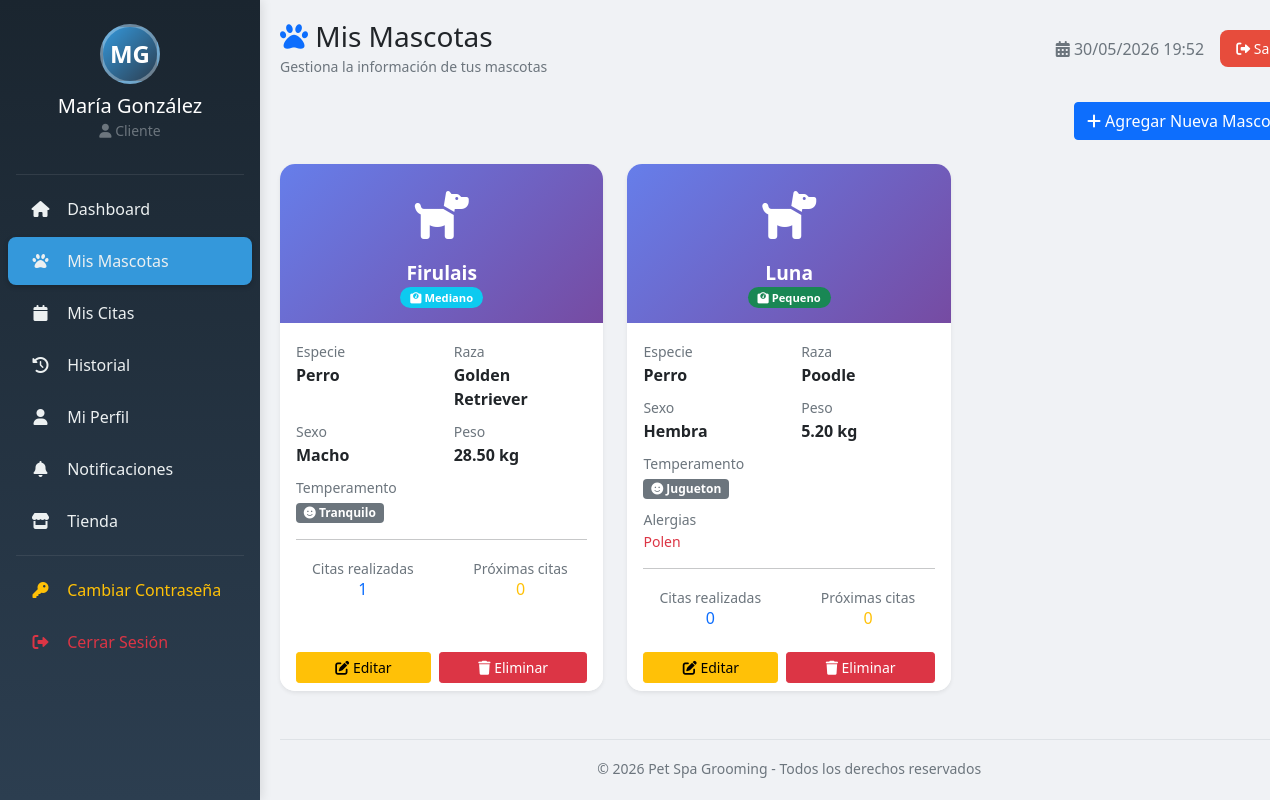
The app's page /cliente/mascotas.php (signed in) with its own data.
### tables this page shows
CREATE TABLE `clientes` (
  `id` int(10) UNSIGNED NOT NULL,
  `usuario_id` int(10) UNSIGNED NOT NULL,
  `nombre` varchar(120) NOT NULL,
  `apellido` varchar(120) NOT NULL,
  `telefono` varchar(20) DEFAULT NULL,
  `ci` varchar(20) DEFAULT NULL COMMENT 'Carnet de Identidad',
  `direccion` varchar(255) DEFAULT NULL,
  `canal_notificacion` enum('email','whatsapp','sms','telegram') NOT NULL DEFAULT 'email',
  `horario_preferido` varchar(100) DEFAULT NULL,
  `created_at` timestamp NOT NULL DEFAULT current_timestamp(),
  `updated_at` timestamp NOT NULL DEFAULT current_timestamp() ON UPDATE current_timestamp()
);

CREATE TABLE `mascotas` (
  `id` int(10) UNSIGNED NOT NULL,
  `nombre` varchar(80) NOT NULL,
  `especie` enum('perro','gato','otro') NOT NULL DEFAULT 'perro',
  `raza` varchar(80) DEFAULT NULL,
  `tamano` enum('pequeno','mediano','grande','gigante') NOT NULL DEFAULT 'mediano',
  `sexo` enum('macho','hembra') DEFAULT NULL,
  `fecha_nacimiento` date DEFAULT NULL,
  `peso_kg` decimal(5,2) DEFAULT NULL,
  `temperamento` enum('tranquilo','jugueton','agresivo','ansioso','otro') DEFAULT NULL,
  `alergias` text DEFAULT NULL,
  `restricciones_medicas` text DEFAULT NULL,
  `vacunas` longtext DEFAULT NULL COMMENT '[{"nombre":"..","fecha_aplicacion":"..","fecha_vencimiento":".."}]' CHECK (json_valid(`vacunas`)),
  `foto_url` varchar(255) DEFAULT NULL,
  `created_at` timestamp NOT NULL DEFAULT current_timestamp(),
  `updated_at` timestamp NOT NULL DEFAULT current_timestamp() ON UPDATE current_timestamp()
);

### cliente/mascotas.php (the view, shortened to what this page needs)
<?php
$db = Database::getInstance()->getConnection();
$stmt = $db->prepare("SELECT id, nombre, apellido FROM clientes WHERE usuario_id = ?");
$stmt->execute([$_SESSION['user_id']]);
$cliente = $stmt->fetch();
$cliente_id = $cliente['id'];
$stmt = $db->prepare("
    SELECT m.*,
           (SELECT COUNT(*) FROM citas WHERE mascota_id = m.id AND estado = 'completada') as total_citas,
           (SELECT COUNT(*) FROM citas WHERE mascota_id = m.id AND fecha_hora_inicio > NOW() AND estado IN ('agendada', 'confirmada')) as citas_pendientes
    FROM mascotas m
    JOIN mascota_dueno md ON m.id = md.mascota_id
    WHERE md.cliente_id = ?
    ORDER BY m.nombre ASC
");
$stmt->execute([$cliente_id]);
$mascotas = $stmt->fetchAll();
$iniciales = strtoupper(substr($cliente['nombre'], 0, 1) . substr($cliente['apellido'], 0, 1));
?>
<!DOCTYPE html>
<html lang="es">
<head>
    <link href="https://cdn.jsdelivr.net/npm/bootstrap@5.1.3/dist/css/bootstrap.min.css" rel="stylesheet">
    <link rel="stylesheet" href="https://cdnjs.cloudflare.com/ajax/libs/font-awesome/6.0.0/css/all.min.css">
</head>
<body>
<div class="container-fluid p-0">
    <div class="row g-0">
        <nav class="col-md-2 sidebar">
            <div class="text-center py-4">
                <div class="user-avatar">
                    <?php echo $iniciales; ?>
                </div>
                <h5 class="text-white mb-0"><?php echo htmlspecialchars($cliente['nombre'] . ' ' . $cliente['apellido']); ?></h5>
                <small class="text-muted"><i class="fas fa-user"></i> Cliente</small>
            </div>
            <hr class="bg-secondary mx-3 my-2">
            <ul class="nav flex-column mt-2">
                <li><a class="nav-link" href="index.php"><i class="fas fa-home"></i> Dashboard</a></li>
                <li><a class="nav-link active" href="mascotas.php"><i class="fas fa-paw"></i> Mis Mascotas</a></li>
                <li><a class="nav-link" href="citas.php"><i class="fas fa-calendar"></i> Mis Citas</a></li>
                <li><a class="nav-link" href="historial.php"><i class="fas fa-history"></i> Historial</a></li>
                <li><a class="nav-link" href="perfil.php"><i class="fas fa-user"></i> Mi Perfil</a></li>
                <li><a class="nav-link" href="notificaciones.php"><i class="fas fa-bell"></i> Notificaciones</a></li>
                <li><a class="nav-link" href="tienda/"><i class="fas fa-store"></i> Tienda</a></li>
                <li><hr class="bg-secondary mx-3 my-2"></li>
                <li><a class="nav-link text-warning" href="../cambiar_password.php"><i class="fas fa-key"></i> Cambiar Contraseña</a></li>
                <li><a class="nav-link text-danger" href="../logout.php"><i class="fas fa-sign-out-alt"></i> Cerrar Sesión</a></li>
            </ul>
        </nav>
        <main class="col-md-10 main-content">
            <div class="d-flex justify-content-between align-items-center mb-4">
                <div>
                    <h1 class="h3 mb-0"><i class="fas fa-paw text-primary"></i> Mis Mascotas</h1>
                    <small class="text-muted">Gestiona la información de tus mascotas</small>
                </div>
                <div class="d-flex align-items-center gap-3">
                    <span class="text-muted"><i class="fas fa-calendar-alt"></i> <?php echo date('d/m/Y H:i'); ?></span>
                    <a href="../logout.php" class="btn btn-danger btn-sm btn-logout">
                        <i class="fas fa-sign-out-alt"></i> Salir
                    </a>
                </div>
            </div>
            <div class="d-flex justify-content-end mb-4">
                <a href="mascota_agregar.php" class="btn btn-primary">
                    <i class="fas fa-plus"></i> Agregar Nueva Mascota
                </a>
            </div>
            <?php if(empty($mascotas)): ?>
                <div class="card shadow-sm">
                    <div class="card-body empty-state">
                        <i class="fas fa-paw"></i>
                        <h5>No tienes mascotas registradas</h5>
                        <p class="text-muted">Agrega una mascota para comenzar a agendar citas</p>
                        <a href="mascota_agregar.php" class="btn btn-primary">
                            <i class="fas fa-plus"></i> Agregar Mascota
                        </a>
                    </div>
                </div>
            <?php else: ?>
                <div class="row">
                    <?php foreach($mascotas as $m):
                        $tamanoClass = '';
                        $tamanoText = ucfirst($m['tamano'] ?? 'Mediano');
                        if($m['tamano'] == 'pequeno') $tamanoClass = 'success';
                        elseif($m['tamano'] == 'mediano') $tamanoClass = 'info';
                        elseif($m['tamano'] == 'grande') $tamanoClass = 'warning';
                        else $tamanoClass = 'danger';
                    ?>
                    <div class="col-lg-4 col-md-6 mb-4">
                        <div class="card shadow-sm mascota-card h-100">
                            <div class="mascota-header">
                                <div class="mascota-icon">
                                    <?php if($m['especie'] == 'perro'): ?>
                                        <i class="fas fa-dog"></i>
                                    <?php elseif($m['especie'] == 'gato'): ?>
                                        <i class="fas fa-cat"></i>
                                    <?php else: ?>
                                        <i class="fas fa-paw"></i>
                                    <?php endif; ?>
                                </div>
                                <h5 class="mascota-nombre"><?php echo htmlspecialchars($m['nombre']); ?></h5>
                                <span class="badge bg-<?php echo $tamanoClass; ?> badge-tamano">
                                    <i class="fas fa-weight-scale"></i> <?php echo $tamanoText; ?>
                                </span>
                            </div>
                            <div class="card-body">
                                <div class="row mb-2">
                                    <div class="col-6">
                                        <small class="text-muted">Especie</small>
                                        <p class="mb-0"><strong><?php echo ucfirst($m['especie']); ?></strong></p>
                                    </div>
                                    <div class="col-6">
                                        <small class="text-muted">Raza</small>
                                        <p class="mb-0"><strong><?php echo $m['raza'] ?: 'No especificada'; ?></strong></p>
                                    </div>
                                </div>
                                <div class="row mb-2">
                                    <div class="col-6">
                                        <small class="text-muted">Sexo</small>
                                        <p class="mb-0"><strong><?php echo $m['sexo'] ? ucfirst($m['sexo']) : 'No especificado'; ?></strong></p>
                                    </div>
                                    <div class="col-6">
                                        <small class="text-muted">Peso</small>
                                        <p class="mb-0"><strong><?php echo $m['peso_kg'] ? $m['peso_kg'] . ' kg' : 'No registrado'; ?></strong></p>
                                    </div>
                                </div>
                                <?php if($m['temperamento']): ?>
                                <div class="mb-2">
                                    <small class="text-muted">Temperamento</small>
                                    <p class="mb-0">
                                        <span class="badge bg-secondary">
                                            <i class="fas fa-smile"></i> <?php echo ucfirst($m['temperamento']); ?>
                                        </span>
                                    </p>
                                </div>
                                <?php endif; ?>
                                <?php if($m['alergias']): ?>
                                <div class="mb-2">
                                    <small class="text-muted text-danger">Alergias</small>
                                    <p class="mb-0 small text-danger"><?php echo htmlspecialchars(substr($m['alergias'], 0, 50)); ?></p>
                                </div>
                                <?php endif; ?>
                                <hr>
                                <div class="row text-center">
                                    <div class="col-6">
                                        <small class="text-muted">Citas realizadas</small>
                                        <h6 class="mb-0 text-primary"><?php echo $m['total_citas']; ?></h6>
                                    </div>
                                    <div class="col-6">
                                        <small class="text-muted">Próximas citas</small>
                                        <h6 class="mb-0 text-warning"><?php echo $m['citas_pendientes']; ?></h6>
                                    </div>
                                </div>
                            </div>
                            <div class="card-footer bg-white border-top-0 d-flex gap-2">
                                <a href="mascota_agregar.php?edit=<?php echo $m['id']; ?>" class="btn btn-warning btn-sm flex-grow-1">
                                    <i class="fas fa-edit"></i> Editar
                                </a>
                                <a href="mascotas.php?delete=<?php echo $m['id']; ?>" class="btn btn-danger btn-sm flex-grow-1" onclick="return confirm('¿Estás seguro de eliminar esta mascota? Se eliminará todo su historial.')">
                                    <i class="fas fa-trash"></i> Eliminar
                                </a>
                            </div>
                        </div>
                    </div>
                    <?php endforeach; ?>
                </div>
            <?php endif; ?>
            <footer class="text-center text-muted mt-4 pt-3 border-top">
                <small>&copy; <?php echo date('Y'); ?> <?php echo SITE_NAME; ?> - Todos los derechos reservados</small>
            </footer>
        </main>
    </div>
</div>
</body>
</html>

### cliente/mascotas.php (style rules this page uses)
* { margin: 0; padding: 0; box-sizing: border-box; }
body { background: #f0f2f5; font-family: 'Segoe UI', Tahoma, Geneva, Verdana, sans-serif; }
.sidebar { min-height: 100vh; background: linear-gradient(180deg, #1a252f 0%, #2c3e50 100%); position: fixed; top: 0; left: 0; width: 260px; z-index: 100; box-shadow: 2px 0 10px rgba(0,0,0,0.1); transition: all 0.3s; }
.sidebar .nav-link { color: #ecf0f1; padding: 12px 20px; transition: all 0.3s; border-radius: 8px; margin: 2px 8px; }
.sidebar .nav-link.active { background: #3498db; box-shadow: 0 2px 5px rgba(0,0,0,0.2); }
.sidebar .nav-link i { width: 25px; margin-right: 10px; text-align: center; }
.main-content { margin-left: 260px; padding: 20px; transition: all 0.3s; }
.user-avatar { width: 60px; height: 60px; background: linear-gradient(135deg, #3498db, #2c3e50); border-radius: 50%; display: flex; align-items: center; justify-content: center; color: white; font-weight: bold; font-size: 1.5rem; margin: 0 auto 10px; border: 3px solid rgba(255,255,255,0.3); }
.btn-logout { background: #e74c3c; border: none; border-radius: 8px; padding: 8px 16px; }
.mascota-card { transition: transform 0.3s, box-shadow 0.3s; border: none; border-radius: 15px; overflow: hidden; }
.mascota-header { background: linear-gradient(135deg, #667eea 0%, #764ba2 100%); color: white; padding: 15px; text-align: center; }
.mascota-icon { font-size: 3rem; margin-bottom: 10px; }
.mascota-nombre { font-size: 1.2rem; font-weight: bold; margin: 0; }
.badge-tamano { padding: 5px 10px; border-radius: 20px; font-size: 0.7rem; }

### records on screen
clientes: iniciales "MG", nombre+apellido "María González"
mascotas: nombre "Firulais", tamano "Mediano", especie "Perro", raza "Golden Retriever", sexo "Macho", peso_kg "28.50", temperamento "Tranquilo", total_citas "1", citas_pendientes "0"
mascotas: nombre "Luna", tamano "Pequeno", especie "Perro", raza "Poodle", sexo "Hembra", peso_kg "5.20", temperamento "Jugueton", alergias "Polen", total_citas "0", citas_pendientes "0"

### other values on screen
SITE_NAME "Pet Spa Grooming"
